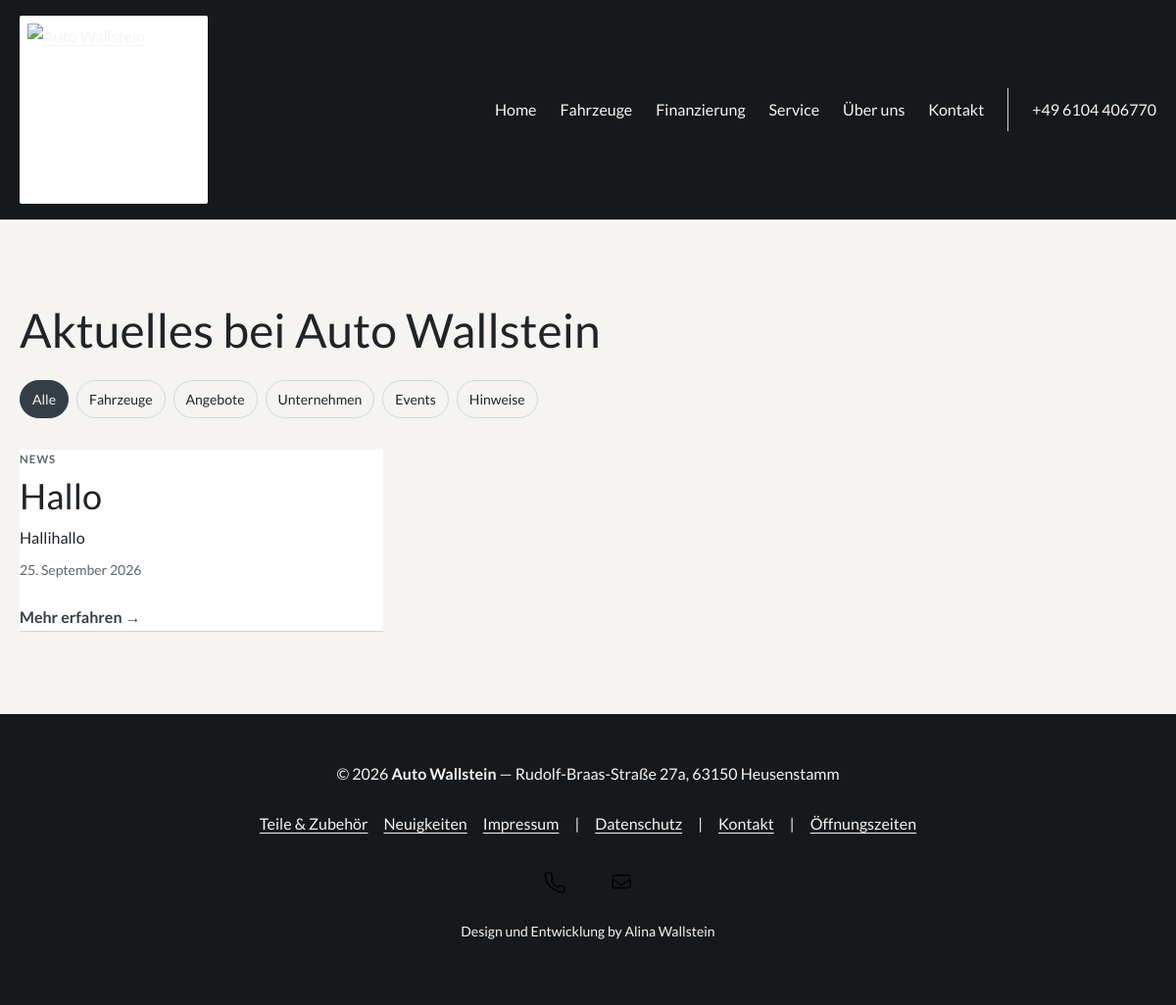
/aktuelles/, run on an earlier commit of the app's database.
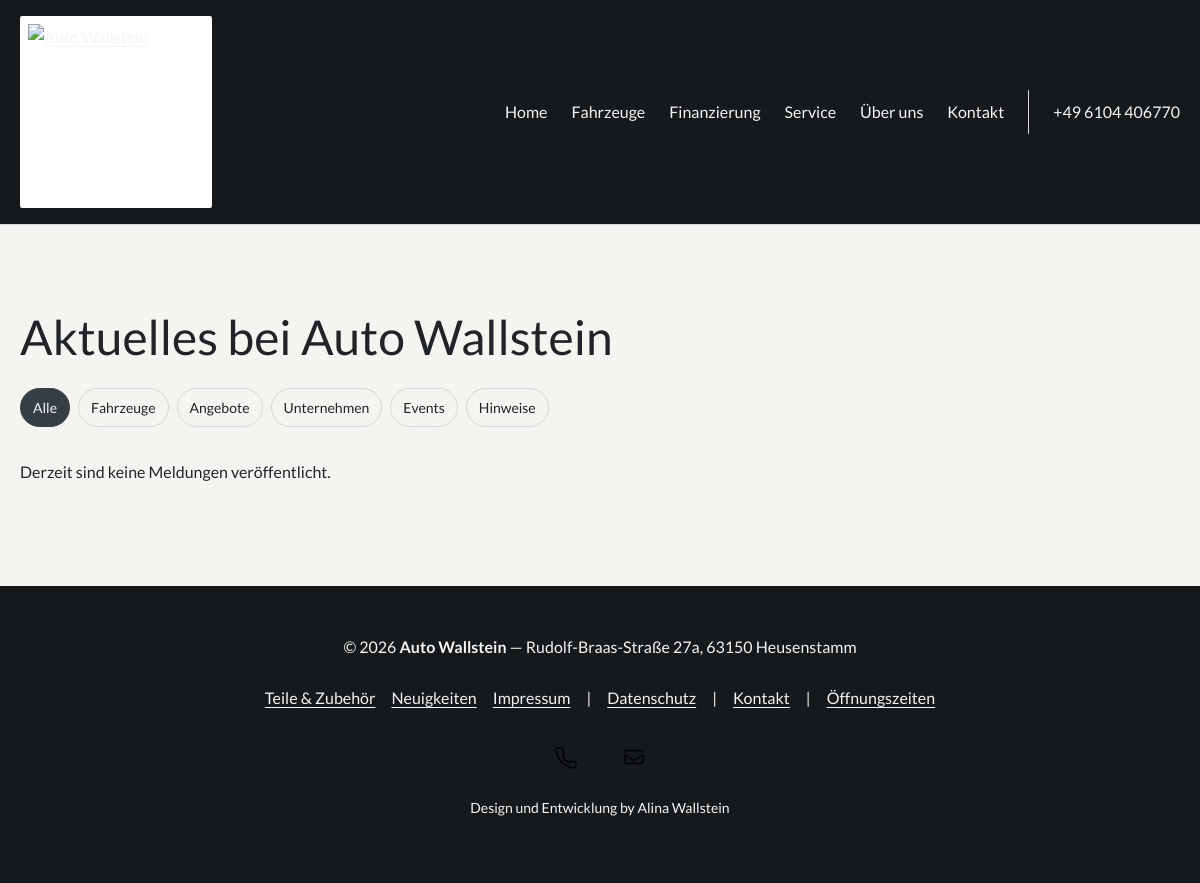
And on a later commit of the database.
### vehicles/models.py (models this page shows, shortened)
class NewsArticle(models.Model):
    class Type(models.TextChoices):
        NEWS = 'news', 'News'
        VEHICLE = 'vehicle', 'Neues Fahrzeug'
        OFFER = 'offer', 'Angebot / Aktion'
        COMPANY = 'company', 'Unternehmen'
        EVENT = 'event', 'Event'
        NOTICE = 'notice', 'Hinweis'
    class Status(models.TextChoices):
        DRAFT = 'draft', 'Entwurf'
        PUBLISHED = 'published', 'Veröffentlicht'
        ARCHIVED = 'archived', 'Archiviert'
    type = models.CharField('News-Typ', max_length=12, choices=Type.choices, default=Type.NEWS)
    title = models.CharField('Überschrift', max_length=180)
    excerpt = models.CharField('Kurztext', max_length=350)
    body = models.TextField('Inhalt', blank=True)
    slug = models.SlugField('URL-Adresse', max_length=200, unique=True, blank=True)
    image = models.ImageField('Titelbild', upload_to='news/%Y/%m/', blank=True)
    image_alt = models.CharField('Bildbeschreibung', max_length=200, blank=True)
    status = models.CharField('Status', max_length=12, choices=Status.choices, default=Status.DRAFT)
    published_at = models.DateTimeField(null=True, blank=True)
    end_date = models.DateField('Gültig bis', null=True, blank=True)
    event_date = models.DateField('Veranstaltungsdatum', null=True, blank=True)
    event_time = models.TimeField('Uhrzeit', null=True, blank=True)
    event_location = models.CharField('Veranstaltungsort', max_length=200, blank=True)
    vehicle = models.ForeignKey('Vehicle', verbose_name='Verknüpftes Fahrzeug', null=True, blank=True,
                                on_delete=models.SET_NULL, related_name='news_articles')
    is_featured = models.BooleanField('Hervorgehoben', default=False)
    updated_at = models.DateTimeField(auto_now=True)
    class Meta:
        ordering = ['-is_featured', '-published_at', '-pk']
        verbose_name = 'Neuigkeit'
        verbose_name_plural = 'Neuigkeiten'

### vehicles/catalog_views.py (the view)
# urls.py: path("aktuelles/", catalog_views.public_news, name="public_news"),
def public_news(request):
    items = public_news_items()
    selected_type = request.GET.get('type', '')
    category_types = {
        'vehicle': [NewsArticle.Type.VEHICLE],
        'offer': [NewsArticle.Type.OFFER],
        'company': [NewsArticle.Type.COMPANY],
        'event': [NewsArticle.Type.EVENT],
        'notice': [NewsArticle.Type.NOTICE],
    }
    if selected_type in category_types:
        items = items.filter(type__in=category_types[selected_type])
    featured = items.filter(is_featured=True).first()
    if not selected_type and featured:
        items = items.exclude(pk=featured.pk)
    page_obj = Paginator(items, 12).get_page(request.GET.get('page'))
    return render(request, 'public/news.html', {
        'page_obj': page_obj, 'featured_article': featured,
        'selected_type': selected_type, 'news_filters': NewsArticle.Type.choices,
    })

### vehicles/content.py (called while the page is built)
def homepage_content(values=None):
    interval = Homepage._meta.get_field("slider_interval").default
    if values is None:
        page = Homepage.objects.filter(pk=1).first()
        values = page.published if page else {}
        interval = page.slider_interval if page else interval
    result = {key: values.get(key, default) for key, label, default, group in TEXT_FIELDS}
    image_ids = [values[key] for key, *_ in IMAGE_FIELDS if isinstance(values.get(key), int)]
    images = HomepageImage.objects.in_bulk(image_ids)
    for key, label, fallback, group in IMAGE_FIELDS:
        asset = images.get(values.get(key))
        result[key] = asset.image.url if asset else (static(fallback) if fallback else '')
    result["slider_interval"] = interval
    return result

def website_content(request):
    if not hasattr(request, '_homepage_content'):
        request._homepage_content = homepage_content()
    return {'site_content': request._homepage_content}

### templates/public/news.html (shortened to what this page needs)
{% extends 'public/base.html' %}
{% load static %}
{% block page_css %}<link rel="stylesheet" href="{% static 'css/pages/news.css' %}">{% endblock %}
{% block content %}
<section class="page-section news-page">
    <h1>Aktuelles bei Auto Wallstein</h1>
    <nav class="news-filters" aria-label="News filtern">
        <a href="{% url 'public_news' %}"{% if not selected_type %} aria-current="page"{% endif %}>Alle</a>
        {% for value, label in news_filters %}
            {% if value != 'news' %}<a href="?type={{ value }}"{% if selected_type == value %} aria-current="page"{% endif %}>{% if value == 'vehicle' %}Fahrzeuge{% elif value == 'offer' %}Angebote{% elif value == 'company' %}Unternehmen{% elif value == 'event' %}Events{% else %}Hinweise{% endif %}</a>{% endif %}
        {% endfor %}
    </nav>
    <div class="news-grid">
        {% for article in page_obj %}{% include 'partials/news_card.html' %}{% empty %}<p>Derzeit sind keine Meldungen veröffentlicht.</p>{% endfor %}
    </div>
</section>
{% endblock %}

### templates/partials/news_card.html (shortened to what this page needs)
<article class="vehicle-card news-card{% if not article.image %} news-card--no-image{% endif %}">
    <div class="news-card__body">
        <span class="news-type news-type--{{ article.type }}">{{ article.get_type_display }}</span>
        {% if heading_level == 'h3' %}<h3>{{ article.title }}</h3>{% else %}<h2>{{ article.title }}</h2>{% endif %}
        <p>{{ article.excerpt }}</p>
        <time datetime="{{ article.published_at|date:'c' }}">{{ article.published_at|date:'d. F Y' }}</time>
        <a href="{% url 'news_detail' article.slug %}">Mehr erfahren <span aria-hidden="true">→</span></a>
    </div>
</article>

What changed in the data, as far as the page shows it:
removed NewsArticle: type "NEWS", title "Hallo", excerpt "Hallihallo", published_at "25. September 2026"
Also different on the page:
text now shown: "Derzeit sind keine Meldungen veröffentlicht."
